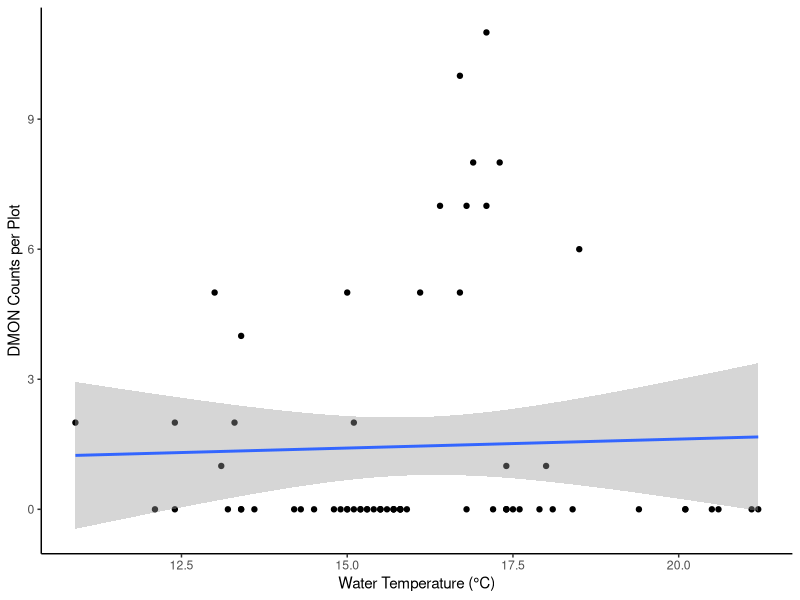
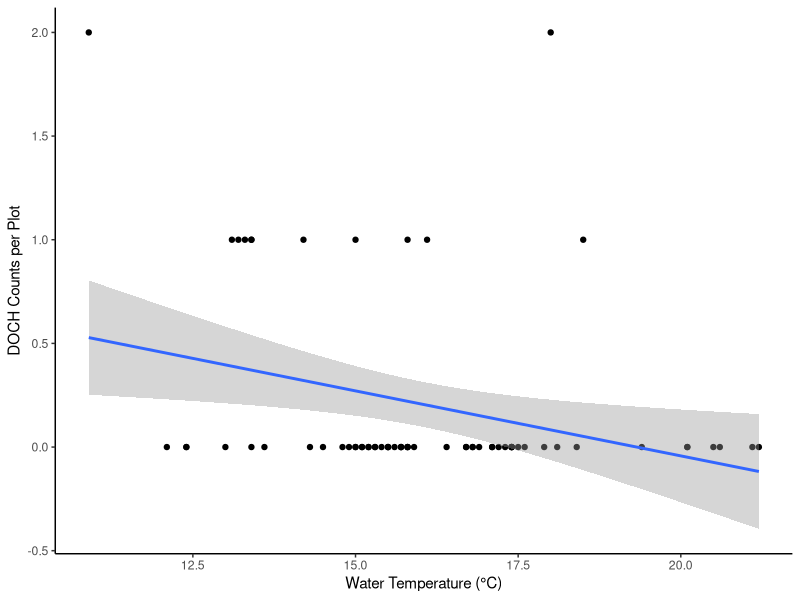
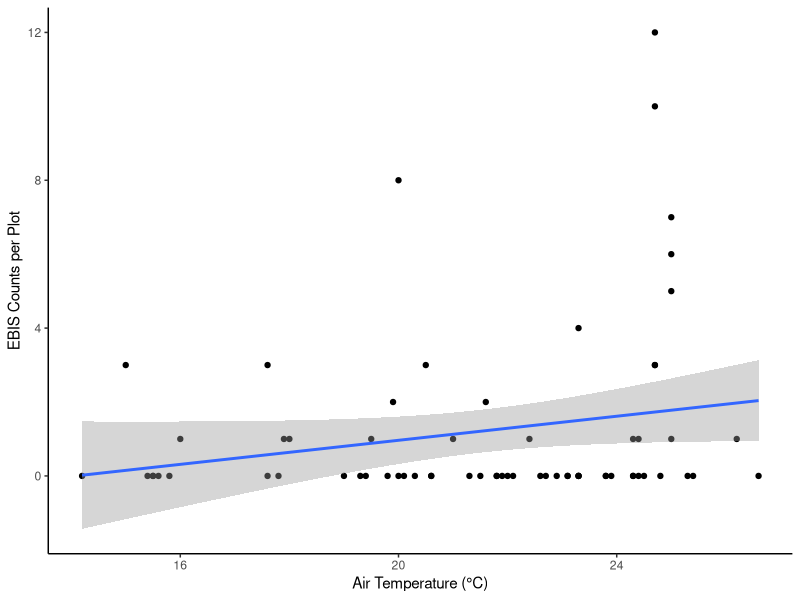
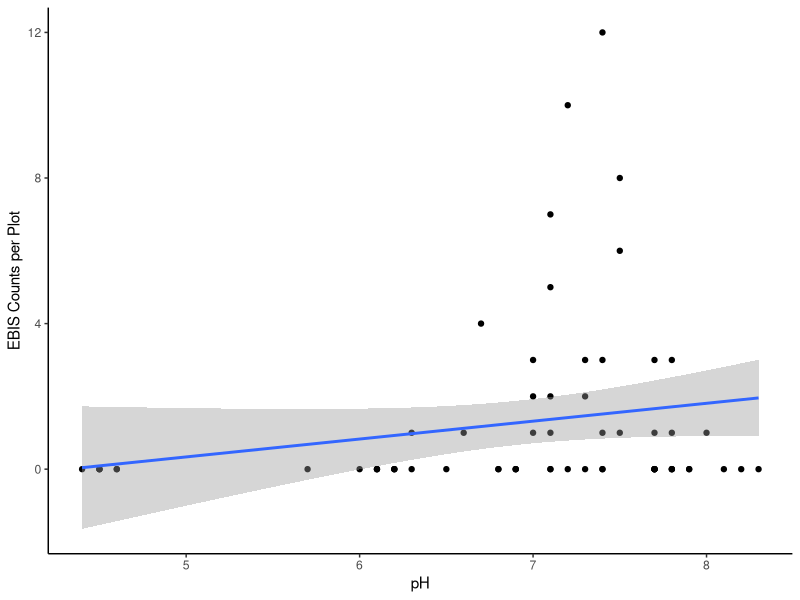
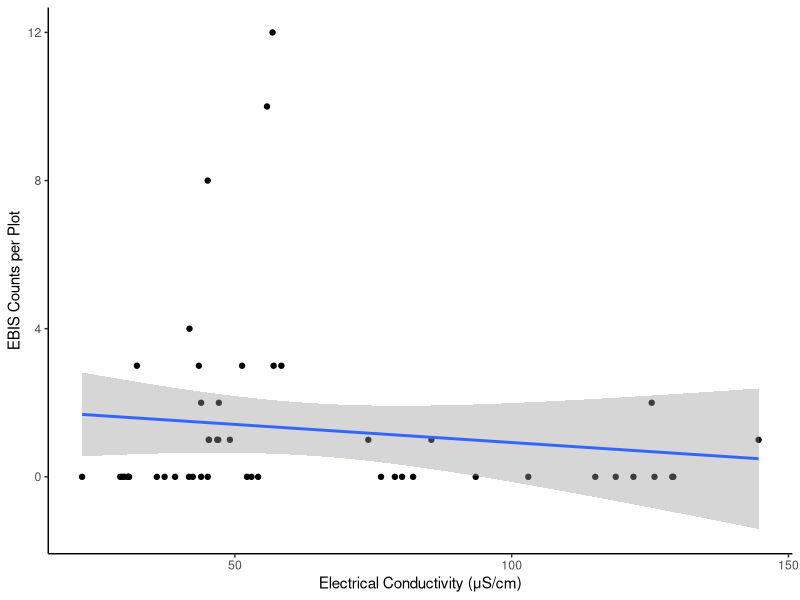

Generate these figures, in order, with R:
#########################################
# Exploratory graphs for W Maryland data
# Results of GLMMs found in `run_glm.R`

# Organizing Data
library(tidyr)
library(dplyr)
library(ggplot2)

sal <- read.csv("Data/Date_Location_Transect_Visit_Data_Processed.csv", stringsAsFactors = FALSE)


# ---- Add together larvae and adults ----

spec <- sal %>%
  ungroup() %>%
  dplyr::select(-type, -up_down, -dist, - visit, -total, -observers, -time_min, -air, -pH, -water, -DO, -EC, -TDS) %>%
  group_by(date, stream, transect) %>%
  pivot_longer(cols = c(DFUSL, DFUSA, DOCHL, DOCHA, DMONL, DMONA, EBISL, EBISA, GPORL, GPORA, PRUBL, PRUBA), names_to = "species" ) %>%
  mutate(spec = substr(species, start = 1, stop = 4)) %>%
  select(-species) %>%
  group_by(date, stream, transect, spec) %>%
  summarise_all(sum) %>%
  pivot_wider(names_from = spec, values_from = value)

sallies <- sal %>%
  left_join(spec) %>%
  select(-DFUSA, -DFUSL, -DOCHL, -DOCHA, -DMONL, -DMONA, -EBISL, -EBISA, -GPORL, -GPORA, -PRUBL, -PRUBA) %>%
  mutate(transect = paste0(stream, "_", transect),
         transect_num = as.integer(as.factor(transect)))


# Exploratory Graphs

# Plot statistically significant relationships, listed below
# Plot DMON ~ water
# Plot DOCH ~ water
# Plot EBIS ~ air
# Plot EBIS ~ pH
# Plot EBIS ~ EC

# Plot DMON ~ air
dmon = ggplot(sallies) 

dmon + aes(water,DMON) + geom_point() + geom_smooth(method = "glm") + ylab("DMON Counts per Plot") + xlab("Water Temperature (°C)") + theme_classic()


# Plot DOCH ~ water
doch = ggplot(sallies) 

doch + aes(water, DOCH) + geom_point() + geom_smooth(method = "glm") + ylab("DOCH Counts per Plot") + xlab("Water Temperature (°C)") + theme_classic()


# Plot EBIS ~ air
ebis = ggplot(sallies) 

ebis + aes(air, EBIS) + geom_point() + geom_smooth(method = "glm") + ylab("EBIS Counts per Plot") + xlab("Air Temperature (°C)") + theme_classic() 

# Plot EBIS ~ pH
ebis = ggplot(sallies) 

ebis + aes(pH, EBIS) + geom_point() + geom_smooth(method = "glm") + ylab("EBIS Counts per Plot") + xlab("pH") + theme_classic()

# Plot EBIS ~ EC
ebis = ggplot(sallies) 

ebis + aes(EC, EBIS) + geom_point() + geom_smooth(method = "glm") + ylab("EBIS Counts per Plot") + xlab("Electrical Conductivity (μS/cm)") + theme_classic()


